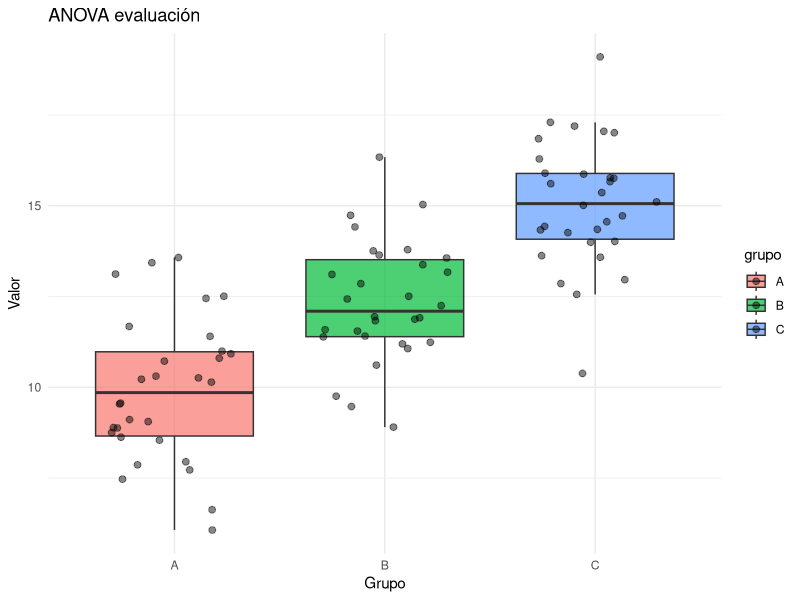

Recreate this plot in R.
## ---- chunk 1
knitr::opts_chunk$set(echo = TRUE, comment = NA)

c1 ="#FF7F00"  # naranja - color primario 
c2 ="#034A94"  # azul oscuro - color secundario
c3 ="#0EB0C6"  # azul claro - color terciario
c4 ="#686868"  # gris - color texto
## ---- chunk 2
# Crear datos ficticios
set.seed(123)
grupo1 <- rnorm(30, mean = 10, sd = 2)
grupo2 <- rnorm(30, mean = 12, sd = 2)
grupo3 <- rnorm(30, mean = 15, sd = 2)

datos <- data.frame(
  valor = c(grupo1, grupo2, grupo3),
  grupo = rep(c("A", "B", "C"), each = 30)
)

# Gráfico de cajas
library(ggplot2)
# Gráfico de cajas con puntos y mayor opacidad
ggplot(datos, aes(x = grupo, y = valor, fill = grupo)) +
  geom_boxplot(alpha = 0.7, outlier.shape = NA) +  # Hacer el gráfico de cajas más opaco y ocultar los puntos atípicos
  geom_point(position = position_jitter(width = 0.3), alpha = 0.47, size = 2) +  # Mostrar puntos con jitter y mayor opacidad
  labs(
    title = "ANOVA evaluación",
    x = "Grupo",
    y = "Valor"
  ) +
  theme_minimal()


## ---- chunk 3
# Realizar ANOVA
modelo_anova <- aov(valor ~ grupo, data = datos)
summary(modelo_anova)

# Realizar comparaciones múltiples
comparaciones <- TukeyHSD(modelo_anova)
print(comparaciones)


## ---- chunk 4
# Crear datos ficticios
set.seed(123)
n=10
metodo1 <- rnorm(n, mean = 30, sd = 5)
metodo2 <- rnorm(n, mean = 35, sd = 5)
metodo3 <- rnorm(n, mean = 40, sd = 5)

datos <- data.frame(
  tiempo = c(round(metodo1,0), round(metodo2,0), round(metodo3,0)),
  metodo = rep(c("A", "B", "C"), each = n)
)
## ---- chunk 5
# datos
# Realizar ANOVA
modelo_anova1 <- aov(tiempo ~ metodo, data = datos)
summary(modelo_anova)

## ---- chunk 6
# Realizar comparaciones múltiples
comparaciones1<- TukeyHSD(modelo_anova1)
print(comparaciones1)
## ---- chunk 7
n = 5
set.seed(456)
material1 <- rnorm(n, mean = 50, sd = 10)
material2 <- rnorm(n, mean = 45, sd = 10)
material3 <- rnorm(n, mean = 55, sd = 10)

datos2 <- data.frame(
  resistencia = c(round(material1,0), round(material2,0), round(material3,0)),
  material = rep(c("M1", "M2", "M3"), each = 15)
)

#datos2

# Realizar ANOVA
#modelo_anova <- aov(resistencia ~ material, data = datos)
#summary(modelo_anova)


